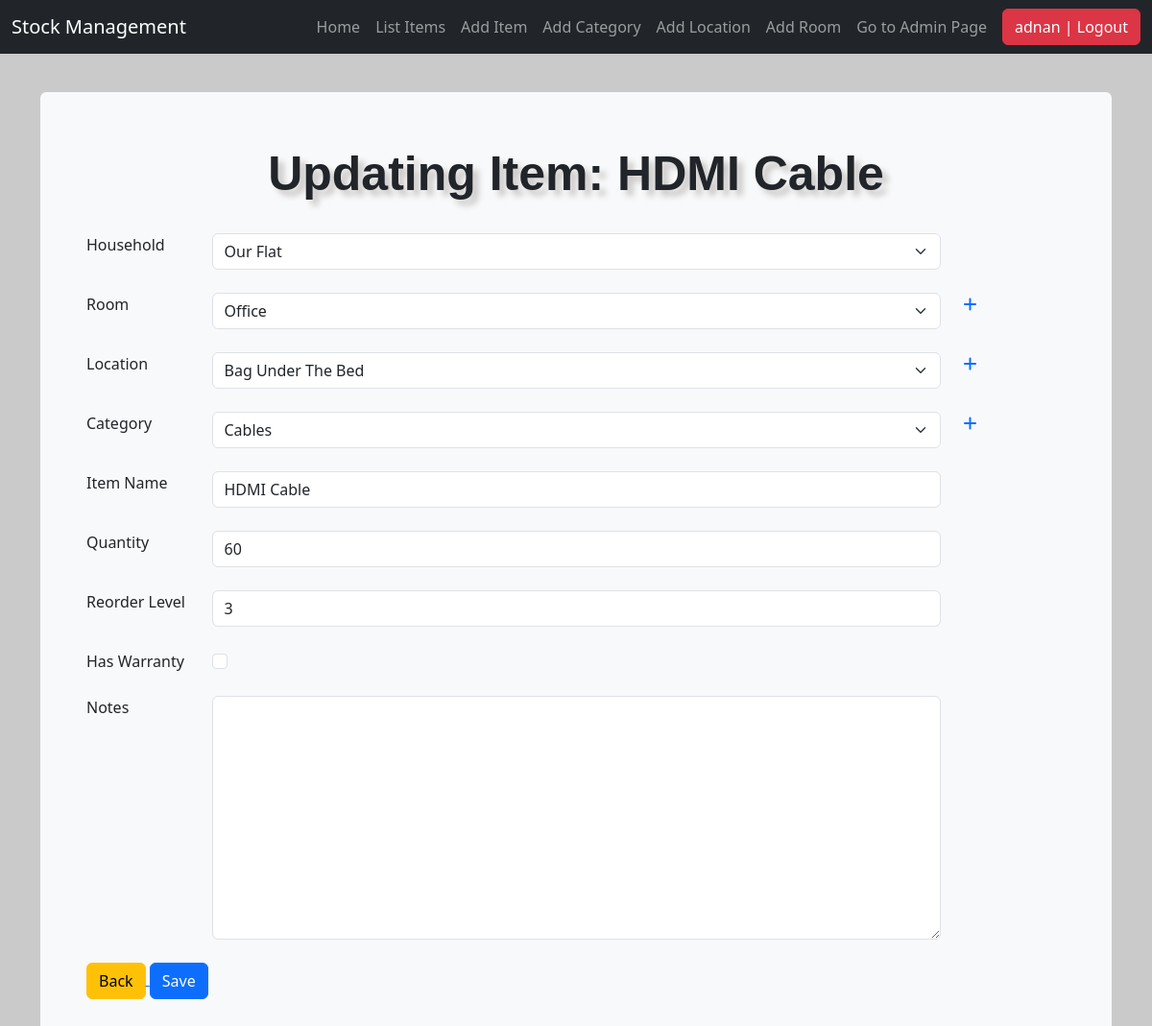
The app's page /update_items/10/ (signed in), older data.
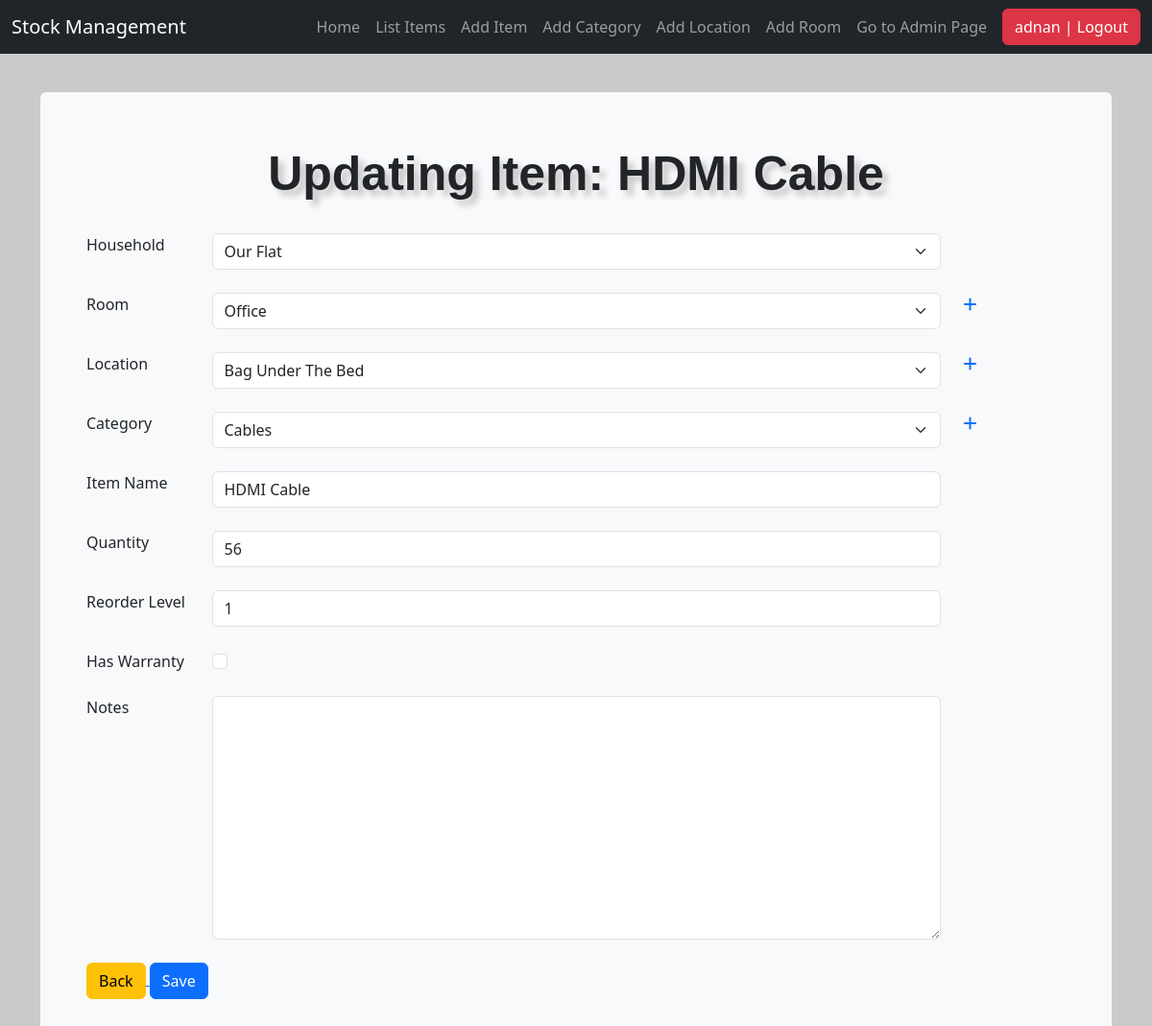
The same page, newer data.
### stockmgmt/models.py (models this page shows, shortened)
class Stock(models.Model):
    household = models.ForeignKey(
        Household, on_delete=models.CASCADE, blank=True)
    room = models.ForeignKey(Room, on_delete=models.CASCADE, blank=True)
    location = models.ForeignKey(
        Location, on_delete=models.CASCADE, blank=True)
    category = models.ForeignKey(
        Category, on_delete=models.CASCADE, blank=True)
    item_name = models.CharField(max_length=50, blank=True, null=True)
    quantity = models.IntegerField(default='0', blank=True, null=True)
    receive_quantity = models.IntegerField(default='0', blank=True, null=True)
    receive_by = models.CharField(max_length=50, blank=True, null=True)
    issue_quantity = models.IntegerField(default='0', blank=True, null=True)
    issue_by = models.CharField(max_length=50, blank=True, null=True)
    issue_to = models.CharField(max_length=50, blank=True, null=True)
    item_usage = models.TextField(max_length=500, blank=True, null=True)
    phone_number = models.CharField(max_length=50, blank=True, null=True)
    created_by = models.CharField(max_length=50, blank=True, null=True)
    reorder_level = models.IntegerField(default='3', blank=True, null=True)
    timestamp = models.DateTimeField(auto_now_add=True, auto_now=False)
    last_updated = models.DateTimeField(auto_now_add=False, auto_now=True)
    has_warranty = models.BooleanField(default=False, blank=False, null=True)
    item_notes = models.TextField(max_length=500, blank=True, null=True)

### stockmgmt/views.py (the view, shortened to what this page needs)
# urls.py: path('update_items/<str:pk>/', views.update_items, name="update_items"),
@login_required
def update_items(request, pk):
    queryset = Stock.objects.get(id=pk)
    form = StockUpdateForm(instance=queryset)
    context = {
        "title": f"Updating Item: {queryset.item_name}",
        'form': form
    }
    return render(request, './includes/add_items.html', context)

### stockmgmt/forms.py
class StockUpdateForm(forms.ModelForm):
    class Meta:
        model = Stock
        fields = [
            'household',
            'room',
            'location',
            'category',
            'item_name',
            'quantity',
            'reorder_level',
            'has_warranty',
            'item_notes'
        ]
        widgets = {
            'has_warranty': forms.CheckboxInput()
        }

### stockmgmt/models.py (called while the page is built)
    def __str__(self):
        return self.name.title() if self.name else ""

    def __str__(self):
        return self.name.title() if self.name else ""

    def __str__(self):
        return self.name.title() if self.name else ""

    def __str__(self):
        return self.name.title() if self.name else ""

### stockmgmt/templates/includes/add_items.html (shortened to what this page needs)
{% extends 'base.html' %}
{% load crispy_forms_tags %}
{% block content %}
<form method="POST">
    <br>
    <div class="row">
        <div class="form-group col">
            <label for="{{ form.household.id_for_label }}">Household</label>
        </div>
        <div class="col-9">
            {{ form.household }}
        </div>
        <div class="col">
        </div>
    </div>
    <br>
    <div class="row">
        <div class="form-group col">
            <label for="{{ form.room.id_for_label }}">Room</label>
        </div>
        <div class="col-9">
            {{ form.room }}
        </div>
        <div class="col">
            <a href="{% url 'add_room' %}"><i class="fa-solid fa-plus"></i></a>
        </div>
    </div>
    <br>
    <div class="row">
        <div class="form-group col">
            <label for="{{ form.location.id_for_label }}">Location</label>
        </div>
        <div class="col-9">
            {{ form.location }}
        </div>
        <div class="col">
            <a href="{% url 'add_location' %}"><i class="fa-solid fa-plus"></i></a>
        </div>
    </div>
    <br>
    <div class="row">
        <div class="form-group col">
            <label for="{{ form.category.id_for_label }}">Category</label>
        </div>
        <div class="col-9">
            {{ form.category }}
        </div>
        <div class="col">
            <a href="{% url 'add_category' %}"><i class="fa-solid fa-plus"></i></a>
        </div>
    </div>
    <br>
    <div class="row">
        <div class="form-group col">
            <label for="{{ form.item_name.id_for_label }}">Item Name</label>
        </div>
        <div class="col-9">
            {{ form.item_name }}
        </div>
        <div class="col">
        </div>
    </div>
    <br>
    <div class="row">
        <div class="form-group col">
            <label for="{{ form.quantity.id_for_label }}">Quantity</label>
        </div>
        <div class="col-9">
            {{ form.quantity }}
        </div>
        <div class="col">
        </div>
    </div>
    <br>
    <div class="row">
        <div class="form-group col">
            <label for="{{ form.reorder_level.id_for_label }}">Reorder Level</label>
        </div>
        <div class="col-9">
            {{ form.reorder_level }}
        </div>
        <div class="col">
        </div>
    </div>
    <br>
    <div class="row">
        <div class="form-group col">
            <label for="{{ form.has_warranty.id_for_label }}">Has Warranty</label>
        </div>
        <div class="col-9">
            {{ form.has_warranty }}
        </div>
        <div class="col">
        </div>
    </div>
    <br>
    <div class="row">
        <div class="form-group col">
            <label for="{{ form.item_notes.id_for_label }}">Notes</label>
        </div>
        <div class="col-9">
            {{ form.item_notes }}
        </div>
        <div class="col">
        </div>
    </div>
    <br />
    <div class="form-group">
        <a id="back-button" href="" onclick="javascript:window.history.back(-1);return false;">
            <div class="btn btn-warning">Back</div>
        </a>
        <input type="submit" value='Save' class="btn btn-primary" />
    </div>
</form>
{% endblock %}

Row changes from the older to the newer data that the page shows:
changed Stock "Our Flat": quantity "60" → "56"; reorder_level "3" → "1"
